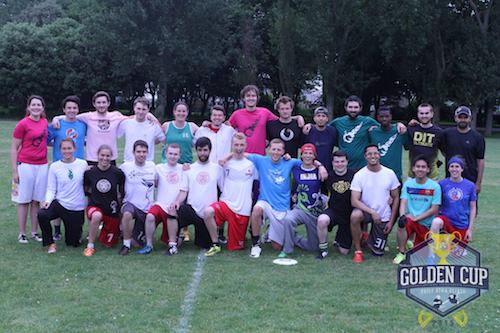
#> input picture 4th Year - 1st Semester/Adv Security 1/Lab 10/image.jpg, 500 x 333 px
$ python lab10-part2.py   (Python 2 division)
#> lines starting #> are read from the running program, lines starting #| are printed output that depends on the picture
from PIL import Image


message = 'Hello!'
image = Image.open('image.jpg')
#> image is the input picture: PIL image 500x333 RGB; mean R, G, B 83.8, 91.3, 105.3
im = image.convert('L')
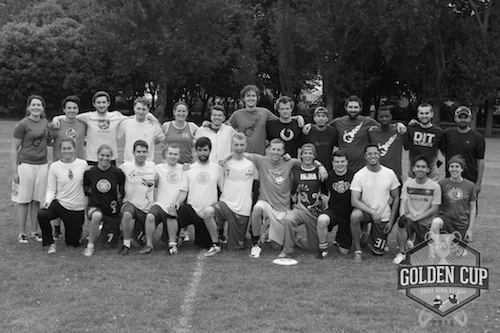
#> im: PIL image 500x333 L; min 0, max 254, mean 90.7
imgWidth, imgHeight = im.size
#> imgWidth = 500; imgHeight = 333

# pad missing bits
def padding(val):
    remainder = len(val) % 8
    if remainder != 0:
        for pad in range(0, 8 - remainder):
            val = '0' + val
        return val

# convert to binary
def toBinary(val, pad):
    bin = '{0:b}'.format(val)
    if pad == True:
        padding(bin)
    return bin

# convert message to binary
def messageToBinary(message):
#> called with message = 'Hello!'
    val = ''
    for letter in message:
        bin = toBinary(ord(letter), False)
        val = val + bin
    return val

messageInBinary = messageToBinary(message)

# loop through each pixel and add message bit on LSB of each.
messageIndex = 0
for x in range (0, imgHeight):
   for y in range(0, imgWidth):
        pixelBinary = toBinary(im.getpixel((y,x)), False)
        pixelBinary = list(pixelBinary)
        messageInBinary = list(messageInBinary)
        pixelBinary[len(pixelBinary) - 1] = messageInBinary[messageIndex]
        pixelBinary = ''.join(pixelBinary)
        print im.getpixel((y,x))
        im.putpixel((y,x), int(pixelBinary, 2))
        print im.getpixel((y,x))
#> this loop made 333 passes
#> (printed output is left out)


# save greyscale picture
im.save('greyscale.png', 'PNG')


# '{0:b}'.format(10)
